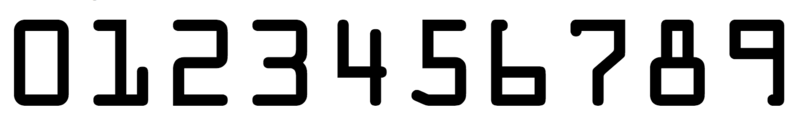
#> input picture OpenCV/images/ocr_a_reference.png, 800 x 126 px
$ python OpenCV_S11-S12.py
#> lines starting #> are read from the running program, lines starting #| are printed output that depends on the picture; after the words box and inside, x2 and y2 are one past the last pixel; in counts of white or black regions, pixels touching at a corner belong together
 #hello

import cv2
import numpy as np

img = cv2.imread("images/ocr_a_reference.png")
#> img is the input picture: shape (126, 800, 3); mean B, G, R 200.7, 200.7, 200.7
print("img shape: ", img.shape)
#| img shape:  (126, 800, 3)
gray = cv2.cvtColor(img, cv2.COLOR_BGR2GRAY)

sift = cv2.SIFT_create()
kp = sift.detect(gray, None)
#> kp = 212 keypoints; strongest (x, y, size): (498, 27, 10.9), (776, 98, 11), (578, 27, 11), (270, 62, 9)

img = cv2.drawKeypoints(gray, kp, img)
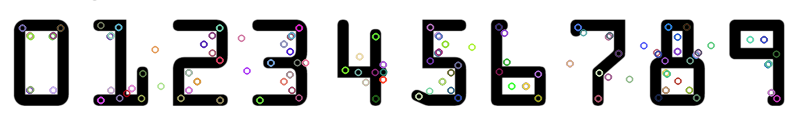
#> img: shape (126, 800, 3); 5.68% of pixels changed, all inside (x1, y1, x2, y2) = (18, 0, 782, 105)
cv2.imshow("result", img)
cv2.waitKey(0)

kp, des = sift.compute(gray, kp)

# cornerHarris

dst = cv2.cornerHarris(gray, 2, 3, 0.04)
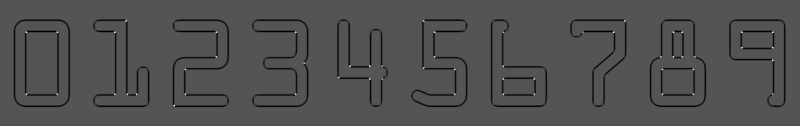
#> dst: shape (126, 800) float32; min -0.025, max 0.0505, mean -0.00115; drawn with min black and max white
print("dst shape: ", dst.shape)
#| dst shape:  (126, 800)

img[dst > 0.1 * dst.max()] = [0, 0, 255]
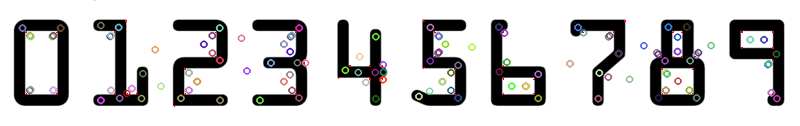
#> img: shape (126, 800, 3); 0.17% of pixels changed, all inside (x1, y1, x2, y2) = (25, 20, 774, 107)
cv2.imshow("result", img)
cv2.waitKey(0)
